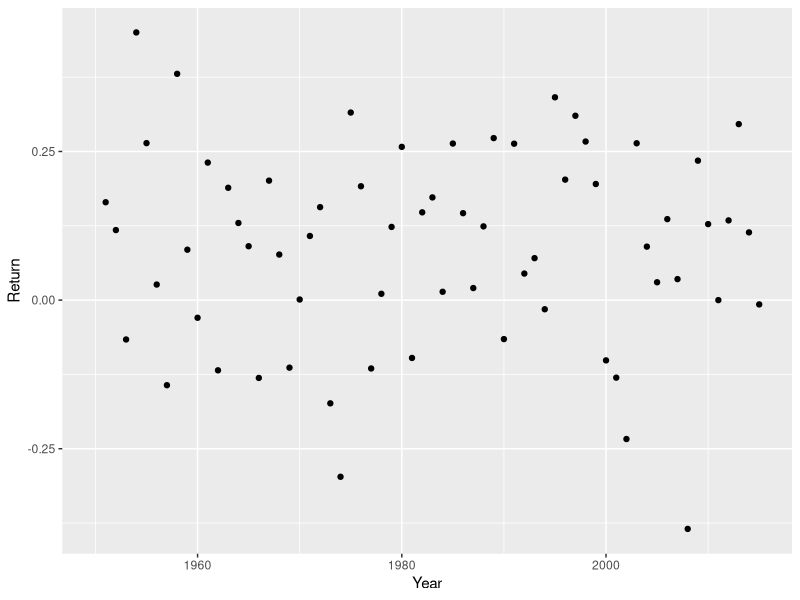
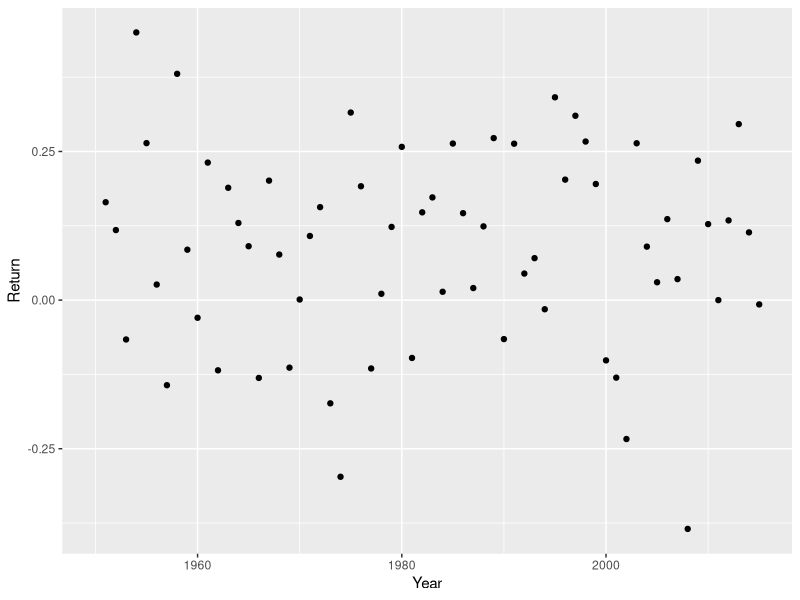

Recreate these plots in R, in order.
##read in data from previous step
spx.returns <- read.csv("sp_500_returns.csv")

## Plot the yearly returns
library(ggplot2)
ggplot(spx.returns, aes(x = Year, y= Return)) + geom_point()

ggsave("sp_500_returns.png") ##saves the latest ggplot graphic
